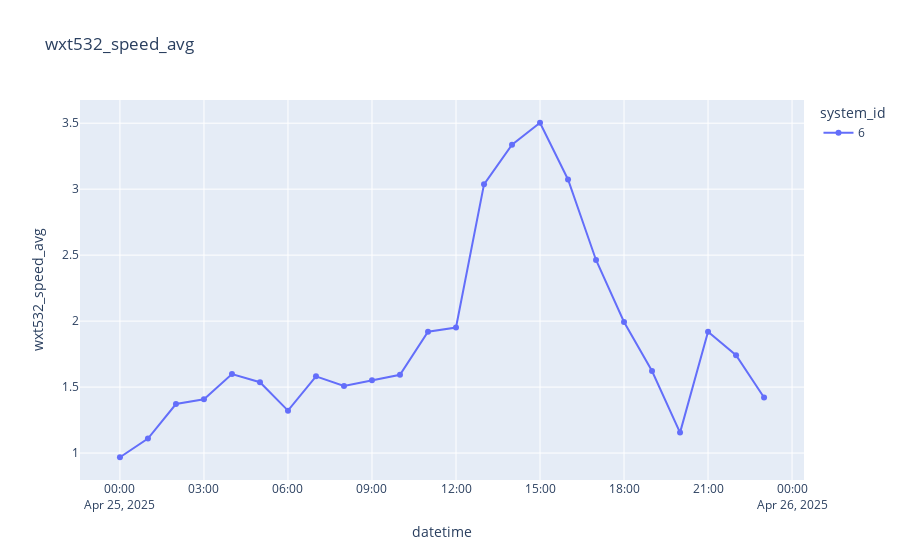

Notebook code cell kept with this figure:
### Code cell
plot_sensor_measurement(df,ids,col_name="wxt532_speed_avg")

### Figure 1 — Plotly figure (JSON) as saved in the notebook; plotly's stock layout.template omitted (floating-point values rounded to 4 significant figures)
{"data": [{"hovertemplate": "system_id=6<br>datetime=%{x}<br>wxt532_speed_avg=%{y}<extra></extra>", "legendgroup": "6", "line": {"color": "#636efa", "dash": "solid"}, "marker": {"symbol": "circle"}, "mode": "lines+markers", "name": "6", "orientation": "v", "showlegend": true, "type": "scatter", "x": ["2025-04-25T00:00:00", "2025-04-25T01:00:00", "2025-04-25T02:00:00", "2025-04-25T03:00:00", "2025-04-25T04:00:00", "2025-04-25T05:00:00", "2025-04-25T06:00:00", "2025-04-25T07:00:00", "2025-04-25T08:00:00", "2025-04-25T09:00:00", "2025-04-25T10:00:00", "2025-04-25T11:00:00", "2025-04-25T12:00:00", "2025-04-25T13:00:00", "2025-04-25T14:00:00", "2025-04-25T15:00:00", "2025-04-25T16:00:00", "2025-04-25T17:00:00", "2025-04-25T18:00:00", "2025-04-25T19:00:00", "2025-04-25T20:00:00", "2025-04-25T21:00:00", "2025-04-25T22:00:00", "2025-04-25T23:00:00"], "xaxis": "x", "y": [0.9683, 1.11, 1.372, 1.408, 1.598, 1.537, 1.322, 1.582, 1.508, 1.552, 1.593, 1.92, 1.952, 3.037, 3.337, 3.503, 3.073, 2.463, 1.993, 1.622, 1.155, 1.92, 1.742, 1.421], "yaxis": "y"}], "layout": {"legend": {"title": {"text": "system_id"}, "tracegroupgap": 0}, "title": {"text": "wxt532_speed_avg"}, "xaxis": {"anchor": "y", "domain": [0, 1], "title": {"text": "datetime"}}, "yaxis": {"anchor": "x", "domain": [0, 1], "title": {"text": "wxt532_speed_avg"}}}}
